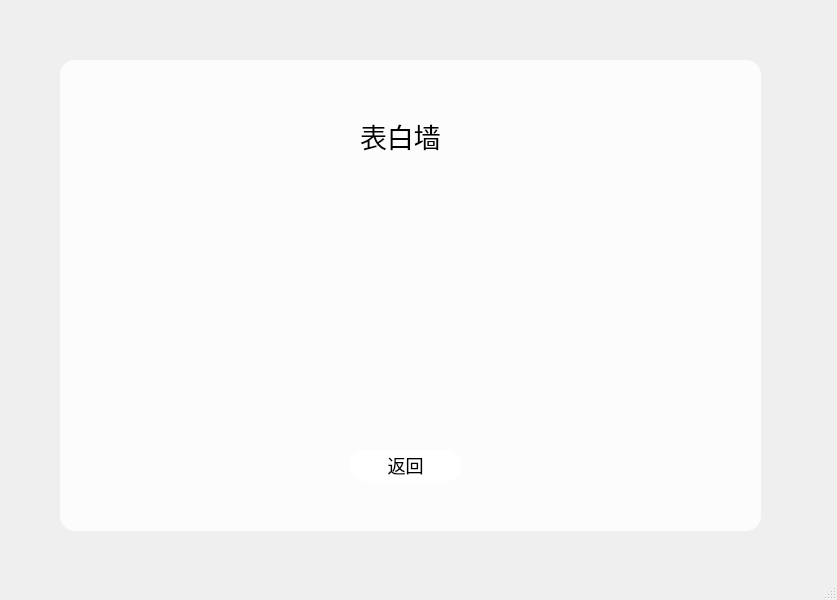
<?xml version="1.0" encoding="UTF-8"?>
<ui version="4.0">
 <class>BiaoBai</class>
 <widget class="QMainWindow" name="BiaoBai">
  <property name="geometry">
   <rect>
    <x>0</x>
    <y>0</y>
    <width>837</width>
    <height>600</height>
   </rect>
  </property>
  <property name="font">
   <font>
    <family>宋体</family>
    <pointsize>-1</pointsize>
   </font>
  </property>
  <property name="windowTitle">
   <string>MainWindow</string>
  </property>
  <property name="styleSheet">
   <string notr="true">*{
background-image:url(:/img/288888.jpg);
font-size:20px;
}
QFrame{
background:rgba(255,255,255,0.8);
border-radius:15px;
}

#Widget{

}

QToolButton{
background:red;
border-radius:60px;
}
QLabel{
font-size:27px;
color:black;
background:transparent;
}
QPushButton{
font-size:18px;
background:white;
border-radius:15px;
}
QPushButton:hover{

border-radius:15px;
background:#c8adc4;
}
QLineEdit{
background:transparent;
border:none;
color:#717072;
border-bottom:1px solid #717072;
}</string>
  </property>
  <widget class="QWidget" name="centralwidget">
   <widget class="QFrame" name="frame">
    <property name="geometry">
     <rect>
      <x>60</x>
      <y>60</y>
      <width>701</width>
      <height>471</height>
     </rect>
    </property>
    <property name="font">
     <font>
      <family>宋体</family>
      <pointsize>-1</pointsize>
     </font>
    </property>
    <property name="frameShape">
     <enum>QFrame::StyledPanel</enum>
    </property>
    <property name="frameShadow">
     <enum>QFrame::Raised</enum>
    </property>
    <widget class="QLabel" name="label">
     <property name="geometry">
      <rect>
       <x>300</x>
       <y>50</y>
       <width>111</width>
       <height>51</height>
      </rect>
     </property>
     <property name="font">
      <font>
       <family>宋体</family>
       <pointsize>-1</pointsize>
      </font>
     </property>
     <property name="text">
      <string>表白墙</string>
     </property>
    </widget>
    <widget class="QPushButton" name="back">
     <property name="geometry">
      <rect>
       <x>290</x>
       <y>390</y>
       <width>111</width>
       <height>31</height>
      </rect>
     </property>
     <property name="text">
      <string>返回</string>
     </property>
    </widget>
   </widget>
  </widget>
  <widget class="QStatusBar" name="statusbar"/>
 </widget>
 <resources/>
 <connections/>
</ui>
